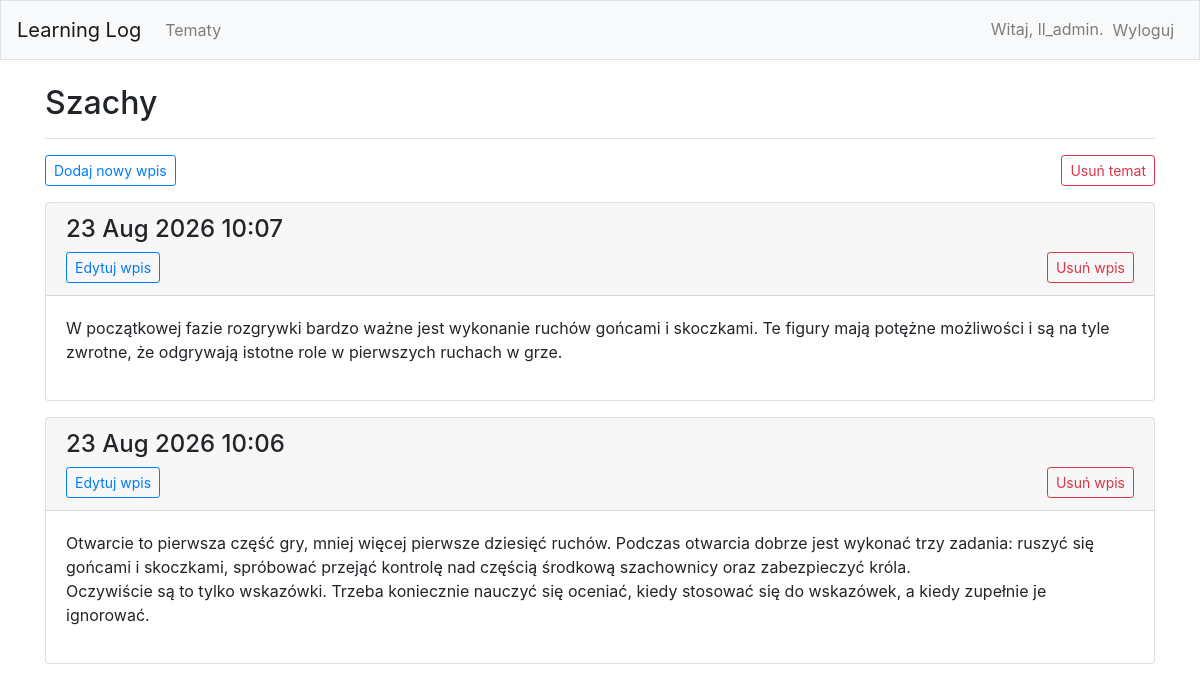
The page /topics/1/ (signed in) on the database its author committed.
### learning_logs/models.py (models this page shows, shortened)
class Topic(models.Model):
    text = models.CharField(max_length=200)
    date_added = models.DateTimeField(auto_now_add=True)
    owner = models.ForeignKey(User, on_delete=models.CASCADE)
    def __str__(self):
        return self.text

class Entry(models.Model):
    topic = models.ForeignKey(Topic, on_delete=models.CASCADE)
    text = models.TextField()
    date_added = models.DateTimeField(auto_now_add=True)
    class Meta:
        verbose_name_plural = 'entries'

### learning_logs/views.py (the view)
# urls.py: path('topics/<int:topic_id>/', views.topic, name='topic'),
@login_required
def topic(request, topic_id):
    topic = Topic.objects.get(id=topic_id)
    check_topic_owner(request, topic)
    entries = topic.entry_set.order_by('-date_added')
    context = {'topic': topic, 'entries': entries}
    return render(request, 'learning_logs/topic.html', context)

### learning_logs/views.py (called while the page is built)
def check_topic_owner(request, topic):
    if topic.owner != request.user:
        raise Http404

### learning_logs/templates/learning_logs/topic.html
{% extends 'learning_logs/base.html' %}
{% block page_header %}
  <h2>{{ topic }}</h2>
{% endblock page_header %}
{% block content %}
  <p>
    <div class="d-flex justify-content-between align-items-center mt-2">
      <a href="{% url 'learning_logs:new_entry' topic.id %}" class="btn btn-outline-primary btn-sm">Dodaj nowy wpis</a>
      <a href="{% url 'learning_logs:delete_topic' topic.id %}" class="btn btn-outline-danger btn-sm">Usuń temat</a>
    </div>
  </p>
  {% for entry in entries %}
    <div class="card mb-3">
      <h4 class="card-header">
        {{ entry.date_added|date:'d M Y H:i' }}
        <div class="d-flex justify-content-between align-items-center mt-2">
          <a href="{% url 'learning_logs:edit_entry' entry.id %}" class="btn btn-outline-primary btn-sm">Edytuj wpis</a>
          <a href="{% url 'learning_logs:delete_entry' entry.id %}" class="btn btn-outline-danger btn-sm">Usuń wpis</a>
        </div>
      </h4>
      <div class="card-body">
        {{ entry.text|linebreaks }}
      </div>
    </div>
  {% empty %}
    Nie ma jeszcze żadnego wpisu dla tego tematu.
  {% endfor %}
{% endblock content %}

### learning_logs/templates/learning_logs/base.html (shortened to what this page needs)
{% load bootstrap4 %}
<!doctype html>
<html lang="pl">
  <head>
    {% bootstrap_css %}
  </head>
  <body>
    <nav class="navbar navbar-expand-md navbar-light bg-light mb-4 border">
      <a class="navbar-brand" href="{% url 'learning_logs:index'%}">Learning Log</a>
      <div class="collapse navbar-collapse" id="navbarCollapse">
        <ul class="navbar-nav mr-auto">
          <li class="nav-item">
            <a class="nav-link" href="{% url 'learning_logs:topics'%}">Tematy</a>
          </li>
        </ul>
        <ul class="navbar-nav ml_auto">
          {% if user.is_authenticated %}
            <li class="nav-item">
              <span class="navbar-text">Witaj, {{ user.username }}.</span>
            </li>
            <li class="nav-item">
              <form method="post" action="{% url 'users:logout' %}">
                <button type="submit" class="nav-link btn btn-link">Wyloguj</button>
              </form>
            </li>
          {% endif %}
        </ul>
      </div>
    </nav>
    <main role="main" class="container">
      <div class="pb-2 mb-2 border-bottom">
        {% block page_header %}{% endblock page_header %}
      </div>
      <div>
        {% block content %}{% endblock content %}
      </div>
    </main>
  </body>
</html>

### rows shown on the page
Topic: text "Szachy"
Entry: date_added "23 Aug 2026 10:07", text "W początkowej fazie rozgrywki bardzo ważne jest wykonanie ruchów gońcami i skoczkami. Te figury mają potężne możliwości i są na tyle zwrotne, że odgrywają istotne role w pierwszych ruchach w grze."
Entry: date_added "23 Aug 2026 10:06", text "Otwarcie to pierwsza część gry, mniej więcej pierwsze dziesięć ruchów. Podczas otwarcia dobrze jest wykonać trzy zadania: ruszyć się gońcami i skoczkami, spróbować przejąć kontrolę nad częścią środkową szachownicy oraz zabezpieczyć króla. Oczywiście są to tylko wskazówki. Trzeba koniecznie nauczyć się oceniać, kiedy stosować się do wskazówek, a kiedy zupełnie je ignorować."

### other values the page prints
{{ user.username }} "ll_admin"
